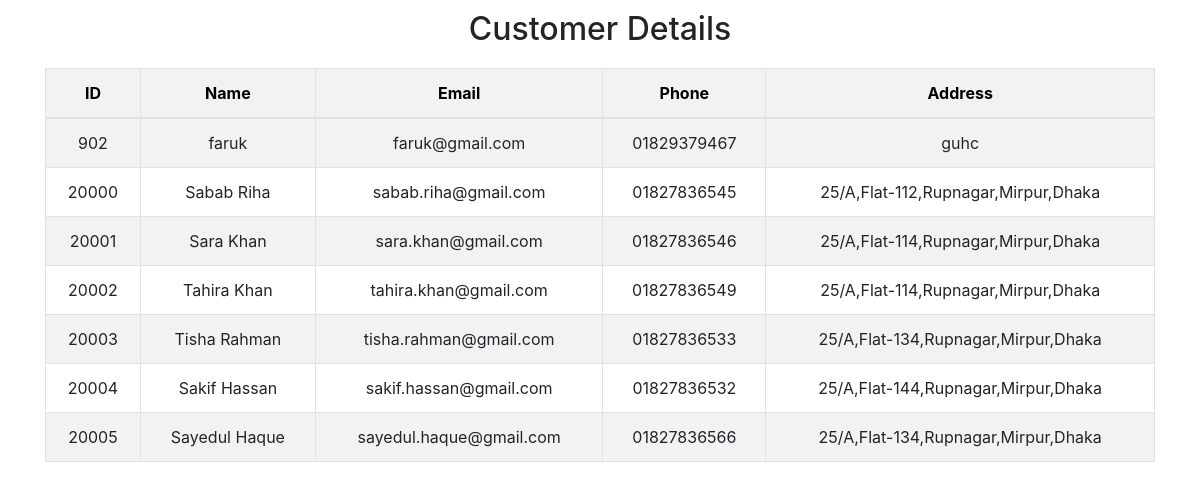
Screenshot of /admin_page/list_of_customer.php with the database file from the repository.
### tables this page shows
CREATE TABLE `customer` (
  `id` int(10) NOT NULL,
  `name` varchar(30) DEFAULT NULL,
  `email` varchar(30) DEFAULT NULL,
  `password` varchar(255) NOT NULL,
  `address` varchar(100) DEFAULT NULL,
  `phone` varchar(11) DEFAULT NULL
);

### admin_page/list_of_customer.php (the view, shortened to what this page needs)
<?php
include('../include/connect.php');
$query = "select id, name, email, phone, address FROM customer";
$result = $conn->query($query);
?>
<!DOCTYPE html>
<html lang="en">
<head>
    <link href="https://stackpath.bootstrapcdn.com/bootstrap/4.5.2/css/bootstrap.min.css" rel="stylesheet">
</head>
<body>
    <div class="container">
        <h2>Customer Details</h2>
        <table class="table table-bordered table-striped">
            <thead>
                <tr>
                    <th>ID</th>
                    <th>Name</th>
                    <th>Email</th>
                    <th>Phone</th>
                    <th>Address</th>
                </tr>
            </thead>
            <tbody>
                <?php
                if ($result->num_rows > 0) {
                    while ($row = $result->fetch_assoc()) {
                        echo "<tr>
                                <td>{$row['id']}</td>
                                <td>{$row['name']}</td>
                                <td>{$row['email']}</td>
                                <td>{$row['phone']}</td>
                                <td>{$row['address']}</td>
                              </tr>";
                    }
                } else {
                    echo "<tr>
                            <td colspan='5' class='text-center'>No customers found</td>
                          </tr>";
                }
                ?>
            </tbody>
        </table>
    </div>
</body>
</html>

### admin_page/list_of_customer.php (style rules this page uses)
h2 { text-align: center; margin-top: 10px; }
table { width: 100%; border-collapse: collapse; margin-top: 20px; }
table, th, td { border: 1px solid black; }
th { background-color: #f2f2f2; font-weight: bold; color: #000; }
th, td { padding: 30px; text-align: center; }

### rows the page displays
customer: id "902", name "faruk", email "faruk@gmail.com", phone "01829379467", address "guhc"
customer: id "20000", name "Sabab Riha", email "sabab.riha@gmail.com", phone "01827836545", address "25/A,Flat-112,Rupnagar,Mirpur,Dhaka"
customer: id "20001", name "Sara Khan", email "sara.khan@gmail.com", phone "01827836546", address "25/A,Flat-114,Rupnagar,Mirpur,Dhaka"
customer: id "20002", name "Tahira Khan", email "tahira.khan@gmail.com", phone "01827836549", address "25/A,Flat-114,Rupnagar,Mirpur,Dhaka"
customer: id "20003", name "Tisha Rahman", email "tisha.rahman@gmail.com", phone "01827836533", address "25/A,Flat-134,Rupnagar,Mirpur,Dhaka"
customer: id "20004", name "Sakif Hassan", email "sakif.hassan@gmail.com", phone "01827836532", address "25/A,Flat-144,Rupnagar,Mirpur,Dhaka"
customer: id "20005", name "Sayedul Haque", email "sayedul.haque@gmail.com", phone "01827836566", address "25/A,Flat-134,Rupnagar,Mirpur,Dhaka"
